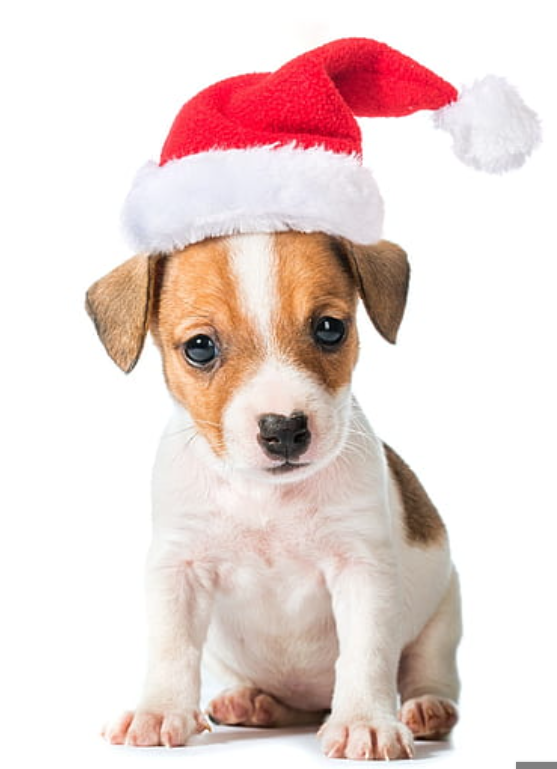
%> input picture ExamP1_JEVG/DogColor.png, 557 x 769 px
$ octave ExamenP1_JEVG.m   (GNU Octave 9; MATLAB toolbox functions it lacks are replaced by stand-ins)
%> lines starting %> are read from the running program, lines starting %| are printed output that depends on the picture
%% Clean the window and data and add the value to variables Contrast and the Bias
clc, clear
close all;
C=0.2;
B=30;
B2=1;

%% Read the image and aply gray and add Bias and contrast
x=imread("DogColor.png");
%> x is the input picture: size 769x557x3 uint8; mean R, G, B 233.4, 215.1, 211.6
x2=rgb2gray(x);
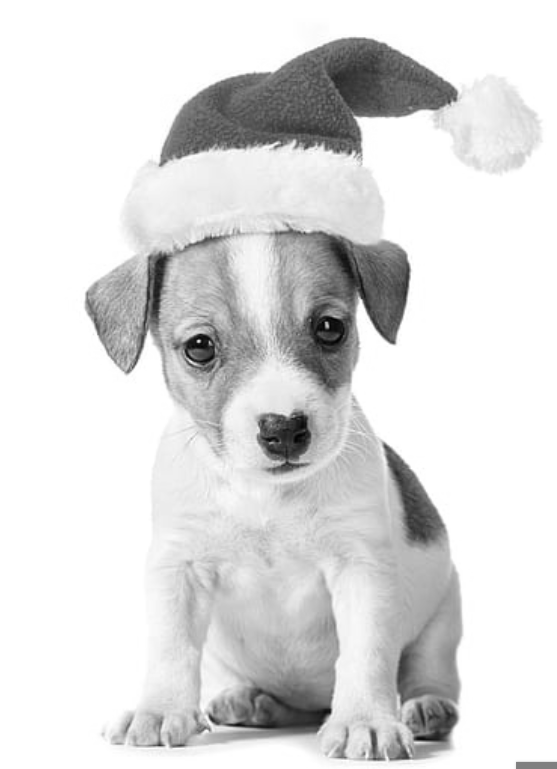
%> x2: size 769x557 uint8; min 1, max 255, mean 220.2
% Bias
x3 = x + B;
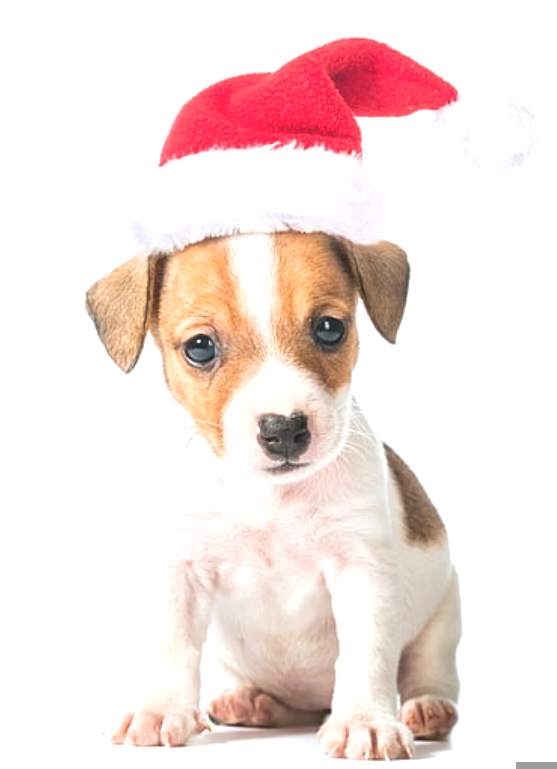
%> x3: size 769x557x3 uint8; mean R, G, B 244.1, 227.7, 224.1
% Contrast
x4=x2*C+B2;
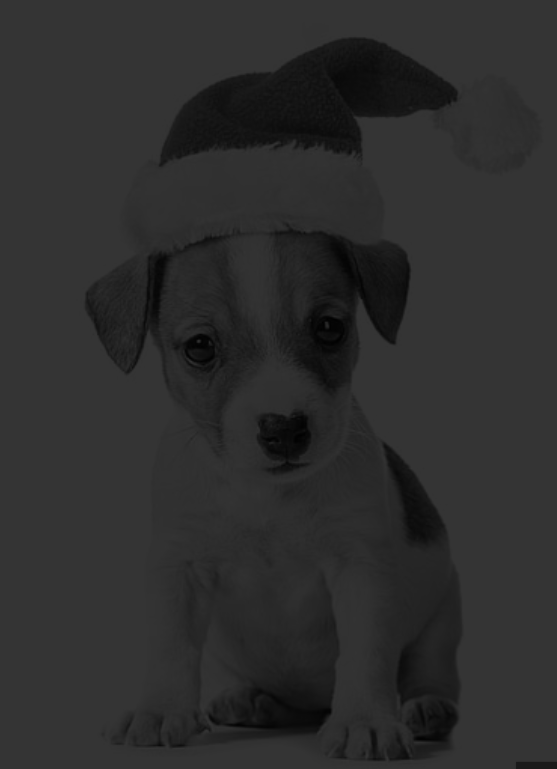
%> x4: size 769x557 uint8; min 1, max 52, mean 45
x5=x2*C+B;;
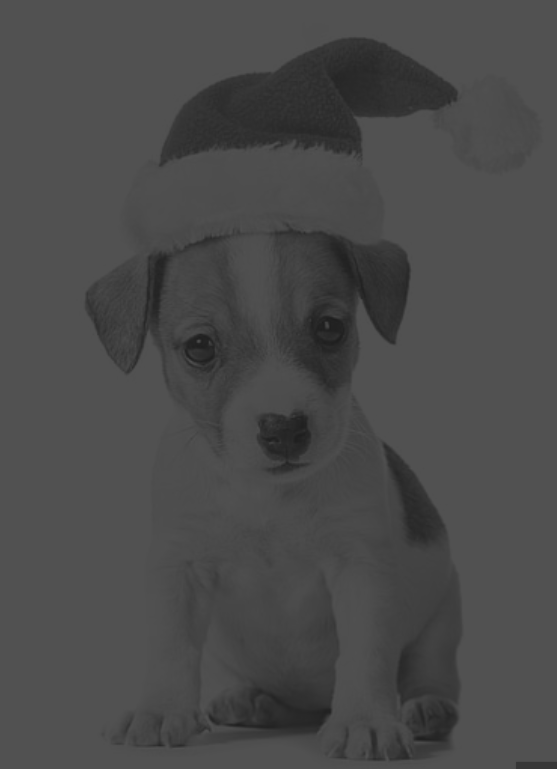
%> x5: size 769x557 uint8; min 30, max 81, mean 74
x6=imadjust(x3, [0 1], [0.1 0.9]);
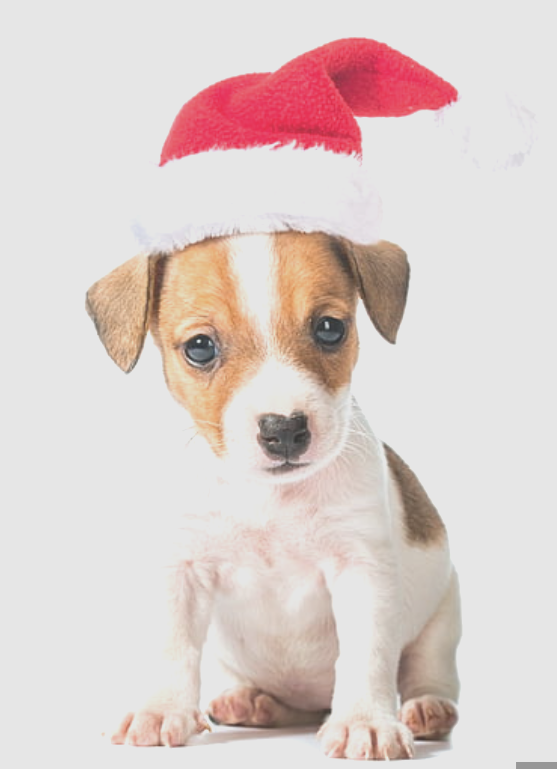
%> x6: size 769x557x3 uint8; mean R, G, B 221.2, 208, 205.1

%% Plot the images in the same figure
figure
subplot(2,3,1)
title('Imagen Original')
imshow(x)
subplot(2,3,2)
imshow(x2)
title('Imagen a escala de grises')
subplot(2,3,3)
imshow(x3)
title('Imagen brillo al 30%')
subplot(2,3,4)
imshow(x4)
title('Imagen Contraste al 20%')
subplot(2,3,5)
imshow(x5)
title('Imagen Contraste al 20% y Brillo al 30% METODO 1')
subplot(2,3,6)
imshow(x5)
title('Imagen Contraste al 20% y Brillo al 30% METODO 2')

$ run again, with ExamP1_JEVG/Monedas.jpg saved as ExamP1_JEVG/DogColor.png
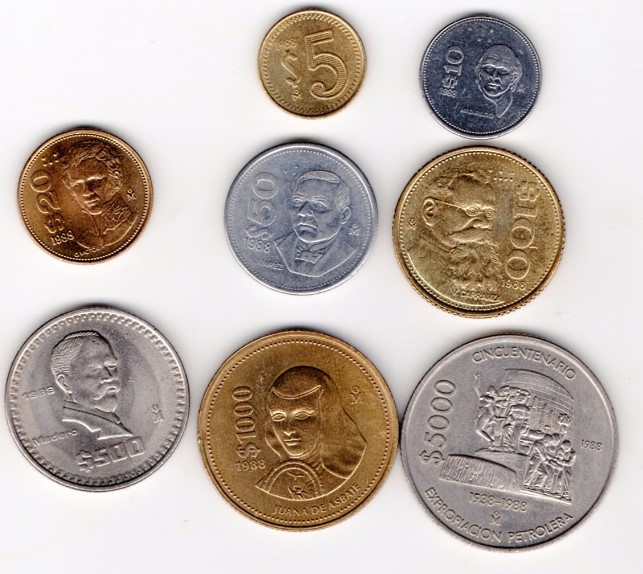
%> input picture ExamP1_JEVG/Monedas.jpg, 643 x 574 px
%> x is the input picture: size 574x643x3 uint8; mean R, G, B 190.6, 179.5, 172.1
%> `x5=x2*C+B;;`:
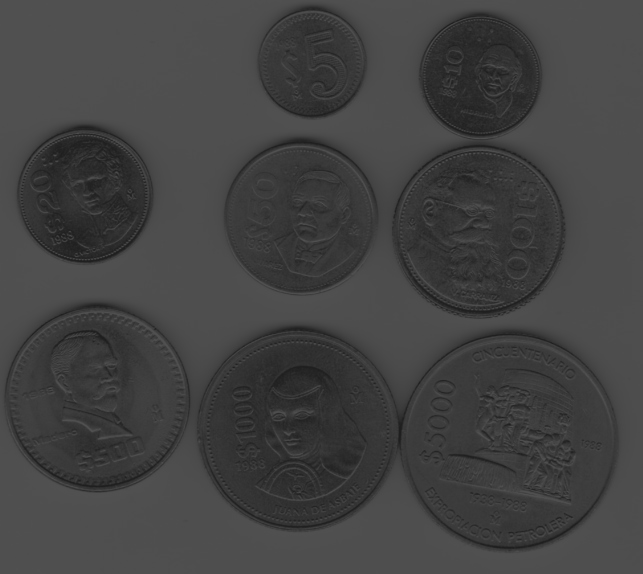
%> x5: size 574x643 uint8; min 30, max 81, mean 66.4
%> `x6=imadjust(x3, [0 1], [0.1 0.9]);`:
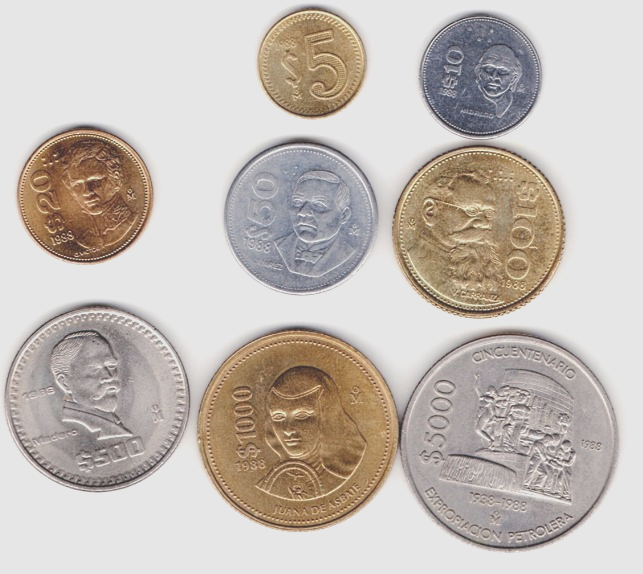
%> x6: size 574x643x3 uint8; mean R, G, B 195.5, 187.5, 181.1
